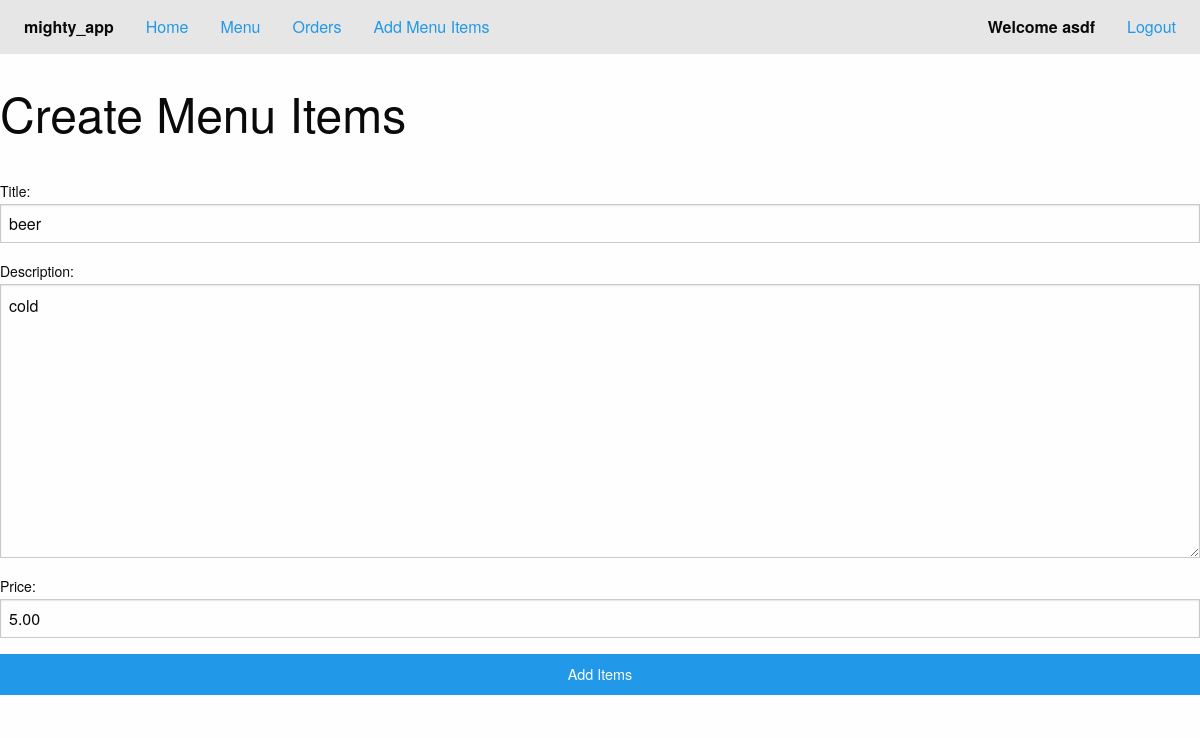
The page /menu/2 (signed in) on the database its author committed.
### mighty_app/models.py (models this page shows, shortened)
class MenuItem(models.Model):
    created_by = models.ForeignKey('auth.User')
    title = models.CharField(max_length=25)
    description = models.TextField(blank=True)
    price = models.DecimalField(max_digits=4, decimal_places=2)

### mighty_app/views.py (the view)
# urls.py: url(r'^menu/(?P<pk>\d+)$', MenuUpdateView.as_view(), name='menu_item_update_view'),
class MenuUpdateView(LoginRequiredMixin, UpdateView):
    model = MenuItem
    fields = ['id', 'title', 'description', 'price']
    success_url = reverse_lazy("index_view")

### templates/mighty_app/menuitem_form.html (shortened to what this page needs)
{% extends "base.html" %}
{% block body %}
<h1>Create Menu Items</h1>
<br>
<form class="form-center" action="" method="post">
    {{ form.as_p }}
    <input class="expanded button" type="submit" name="add_items" value="Add Items">
</form>
{% endblock %}

### templates/base.html (shortened to what this page needs)
{% load staticfiles %}
<!doctype html>
<html class="no-js" lang="en">
  <head>
    <link rel="stylesheet" href="{% static "mighty_app/css/foundation.min.css" %}" />
    <link rel="stylesheet" href="{% static "mighty_app/css/app.css" %}" />
  </head>
  <body>
    <div class="top-bar">
        <div class="top-bar-left">
            <ul class="dropdown menu" data-dropdown-menu>
                <li class="menu-text">mighty_app</li>
                <li><a href="{% url 'index_view' %}">Home</a></li>
                {% if user.is_authenticated %}
                    <li><a href="{% url 'menu_item_list_view' %}">Menu</a></li>
                    <li><a href="{% url 'order_list_view' %}">Orders</a></li>
                {% else %}
                    <li><a href="{% url 'register_view' %}">Create Account</a></li>
                {% endif %}
                {% if user.profile.job == "Owner" %}
                <li><a href="{% url 'menu_item_create_view' %}">Add Menu Items</a></li>
                {% endif %}
            </ul>
        </div>
        <div class="top-bar-right">
            <ul class="menu">
                {% if user.is_authenticated %}
                    <li class="menu-text">Welcome {{ user }}</li>
                    <li><a href="{% url 'logout' %}?next={% url 'index_view' %}">Logout</a></li>
                {% else %}
                    <li><a href="{% url 'login' %}">Login</a></li>
                {% endif %}
            </ul>
        </div>
    </div>
      <div class="container">
          <div class="row">
          {% block body %}{% endblock %}
          </div>
      </div>
  </body>
</html>

### mighty_app/static/mighty_app/css/app.css (style rules this page uses)
.top-bar { margin-bottom: 25px; }

### rows shown on the page
MenuItem: title "beer", description "cold", price "5.00"

### other values the page prints
{{ user }} "asdf"
